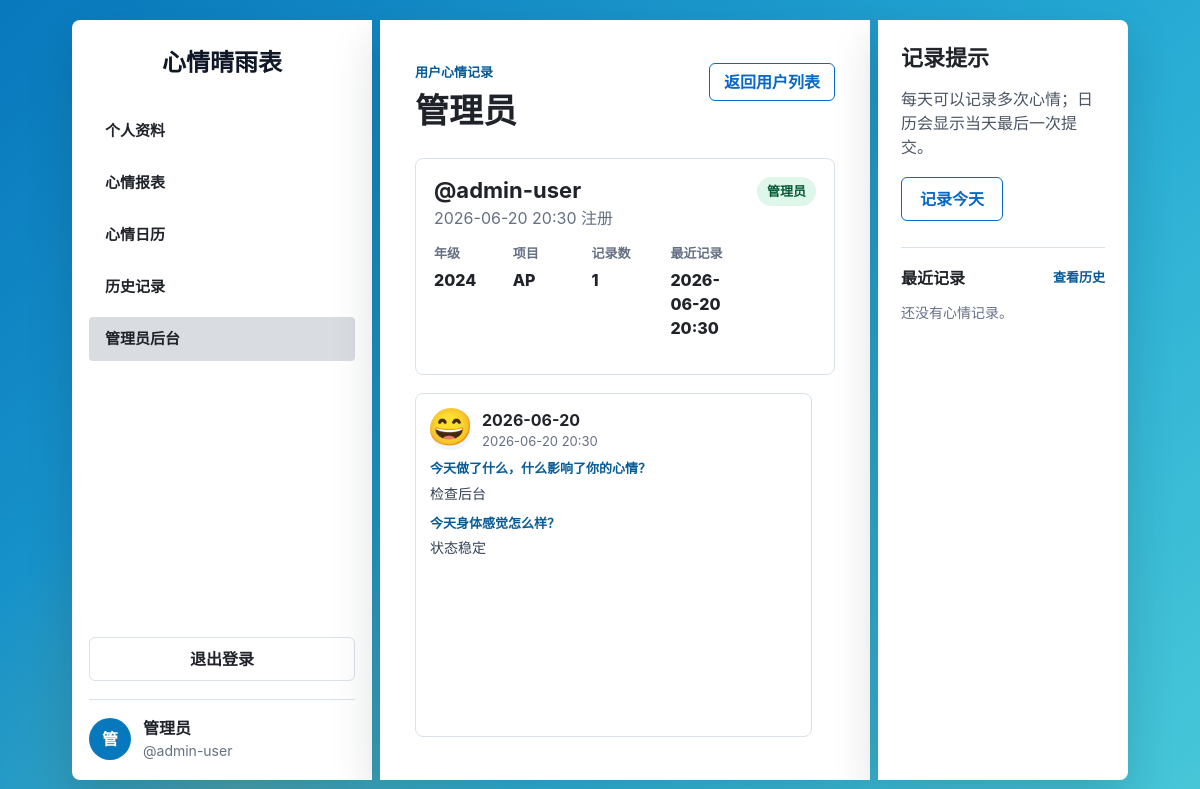
Before: /admin/users/1 (signed in) with the older database file.
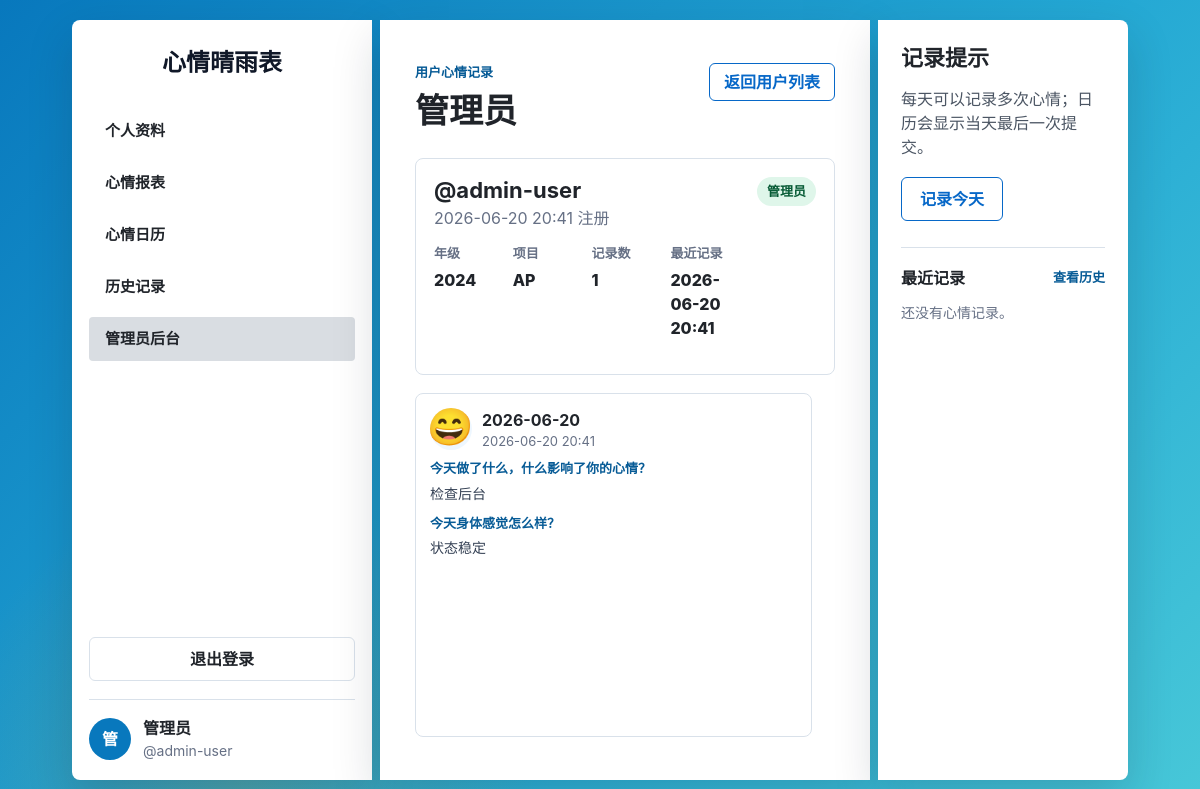
After: the same page with the newer database file.
### tables this page shows
CREATE TABLE users (
                id INTEGER PRIMARY KEY AUTOINCREMENT,
                real_name TEXT NOT NULL,
                nickname TEXT NOT NULL UNIQUE,
                grade TEXT NOT NULL DEFAULT '',
                program TEXT NOT NULL DEFAULT '',
                is_admin INTEGER NOT NULL DEFAULT 0,
                password_hash TEXT NOT NULL,
                created_at TEXT NOT NULL
            );

CREATE TABLE mood_entries (
                id INTEGER PRIMARY KEY AUTOINCREMENT,
                user_id INTEGER NOT NULL,
                mood_emoji TEXT NOT NULL,
                reason TEXT NOT NULL,
                entry_date TEXT NOT NULL,
                created_at TEXT NOT NULL,
                FOREIGN KEY (user_id) REFERENCES users (id)
            );

### main.py (the view)
    @app.get("/admin/users/{user_id}", name="admin_user_detail")
    async def admin_user_detail(request: Request, user_id: int):
        user = require_admin(request)
        if isinstance(user, RedirectResponse):
            return user
        target_user, entries = get_admin_user_detail(request, user_id)
        if target_user is None:
            flash(request, "没有找到这个用户。", "error")
            return redirect_to(request, "admin_dashboard")
        return render_template(
            request,
            "admin_user.html",
            {
                "active_page": "admin_dashboard",
                "target_user": target_user,
                "entries": entries,
                "recent_entries": [],
            },
        )

### templates/admin_user.html (shortened to what this page needs)
{% extends "dashboard.html" %}
{% block content_card_class %}adaptive-scroll-card{% endblock %}
{% block content %}
<section class="page-heading admin-detail-heading">
  <div>
    <p class="eyebrow">用户心情记录</p>
    <h1>{{ target_user["real_name"] }}</h1>
  </div>
  <a class="outline-button admin-back-link" href="{{ url_for('admin_dashboard') }}">返回用户列表</a>
</section>
<section class="admin-user-card">
  <header class="admin-user-header">
    <div>
      <h2>@{{ target_user["nickname"] }}</h2>
      <p>{{ target_user["created_at"] | datetime_cn }} 注册</p>
    </div>
    {% if target_user["is_admin"] %}
      <span class="admin-badge">管理员</span>
    {% endif %}
  </header>
  <dl class="admin-user-meta">
    <div>
      <dt>年级</dt>
      <dd>{{ target_user["grade"] or "未设置" }}</dd>
    </div>
    <div>
      <dt>项目</dt>
      <dd>{{ target_user["program"] or "未设置" }}</dd>
    </div>
    <div>
      <dt>记录数</dt>
      <dd>{{ target_user["entry_count"] }}</dd>
    </div>
    <div>
      <dt>最近记录</dt>
      <dd>{{ target_user["latest_entry_at"] | datetime_cn or "暂无" }}</dd>
    </div>
  </dl>
</section>
<section class="admin-entry-list" aria-label="心情记录">
  {% if entries %}
    {% for entry in entries %}
      <article class="admin-entry">
        <div class="admin-entry-heading">
          <span class="recent-emoji">
            <span class="emoji-glyph">{{ entry["mood_emoji"] }}</span>
          </span>
          <div>
            <strong>{{ entry["entry_date"] }}</strong>
            <span class="admin-entry-time">{{ entry["created_at"] | datetime_cn }}</span>
          </div>
        </div>
        <div class="reason-parts">
          {% for part in entry["reason"] | mood_reason_parts %}
            <section class="reason-part">
              {% if part.question %}
                <span class="reason-question">{{ part.question }}</span>
              {% endif %}
              <p class="reason-answer">{{ part.answer }}</p>
            </section>
          {% endfor %}
        </div>
      </article>
    {% endfor %}
  {% else %}
    <p class="muted">这个用户还没有提交心情记录。</p>
  {% endif %}
</section>
{% endblock %}

### templates/dashboard.html (shortened to what this page needs)
{% extends "base.html" %}
{% block body_class %}dashboard-page{% endblock %}
{% block body %}
<div class="dashboard-shell">
  <aside class="sidebar">
    <a class="sidebar-brand" href="{{ url_for('profile') }}">
      <span>心情晴雨表</span>
    </a>
    <nav class="nav-list" aria-label="主导航">
      <a class="nav-item {% if active_page == 'profile' %}is-active{% endif %}" href="{{ url_for('profile') }}">
        <span>个人资料</span>
      </a>
      <a class="nav-item {% if active_page == 'mood_report' %}is-active{% endif %}" href="{{ url_for('mood_report') }}">
        <span>心情报表</span>
      </a>
      <a class="nav-item {% if active_page == 'mood_calendar' %}is-active{% endif %}" href="{{ url_for('mood_calendar') }}">
        <span>心情日历</span>
      </a>
      <a class="nav-item {% if active_page == 'mood_history' %}is-active{% endif %}" href="{{ url_for('mood_history') }}">
        <span>历史记录</span>
      </a>
      {% if current_user["is_admin"] %}
        <a class="nav-item {% if active_page == 'admin_dashboard' %}is-active{% endif %}" href="{{ url_for('admin_dashboard') }}">
          <span>管理员后台</span>
        </a>
      {% endif %}
    </nav>
    <form class="logout-form" method="post" action="{{ url_for('logout') }}">
      <button class="ghost-button" type="submit">退出登录</button>
    </form>
    <div class="sidebar-user">
      <div class="avatar">{{ current_user["real_name"][:1] }}</div>
      <div>
        <strong>{{ current_user["real_name"] }}</strong>
        <span>@{{ current_user["nickname"] }}</span>
      </div>
    </div>
  </aside>
  <main class="content-card {% block content_card_class %}{% endblock %}">
    {% block content %}{% endblock %}
  </main>
  <aside class="support-panel">
    <h2>记录提示</h2>
    <p>每天可以记录多次心情；日历会显示当天最后一次提交。</p>
    <a class="outline-button" href="{{ url_for('mood_report') }}">记录今天</a>
    <div class="recent-block">
      <div class="recent-header">
        <h3>最近记录</h3>
        <a href="{{ url_for('mood_history') }}">查看历史</a>
      </div>
      {% if recent_entries %}
        <ul class="recent-list">
          {% for entry in recent_entries %}
            <li>
              <span class="recent-emoji">
                <span class="emoji-glyph">{{ entry["mood_emoji"] }}</span>
              </span>
              <div>
                <strong>{{ entry["entry_date"] }}</strong>
                <div class="reason-parts compact">
                  {% for part in entry["reason"] | mood_reason_parts %}
                    <section class="reason-part">
                      {% if part.question %}
                        <span class="reason-question">{{ part.question }}</span>
                      {% endif %}
                      <p class="reason-answer">{{ part.answer }}</p>
                    </section>
                  {% endfor %}
                </div>
              </div>
            </li>
          {% endfor %}
        </ul>
      {% else %}
        <p class="muted">还没有心情记录。</p>
      {% endif %}
    </div>
  </aside>
</div>
{% endblock %}

Changed rows visible on the page:
changed users "管理员": created_at "2026-06-20 20:30" → "2026-06-20 20:41"
changed mood_entries: created_at "2026-06-20 20:30" → "2026-06-20 20:41"
Other visible differences:
{{ target_user["latest_entry_at"] | datetime_cn or "暂无" }}: "2026-06-20 20:30" → "2026-06-20 20:41"
